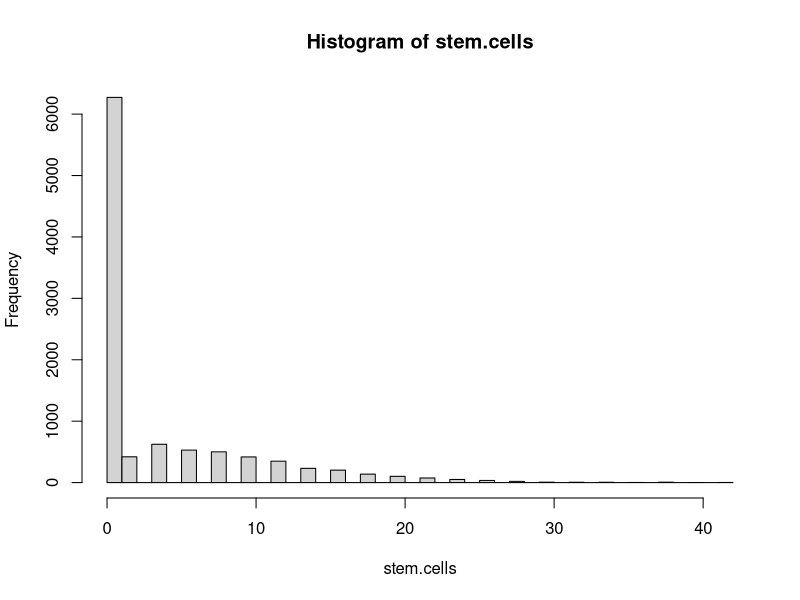

Here is the R script that generated this plot:
#R Program to Monte Carlo stem cell proliferation model
stem.cells <- c(0)
n.trials <- 10000
n.gens <- 7
p.div <- 0.6
for (i.trial in 1:n.trials) {   # Loop over Monte Carlo Trials  
  n.stem.curr <- 1
  n.stem.next <- 0
  for (i.gen in 1:n.gens) {     # Loop over generations
    for (i.cell in 1:n.stem.curr) {
    	if (p.div > runif(1)) {
    		n.stem.next <- n.stem.next+2
    	}
    }
    n.stem.curr <- n.stem.next
    n.stem.next <- 0
    if (n.stem.curr==0) {
      break
    }
  }
  stem.cells[i.trial] <- n.stem.curr
}
hist(stem.cells, breaks=50)
output<-sprintf("Mean # cells at %3d gens=%7.2f\n",n.gens, mean(stem.cells))
cat(output)
